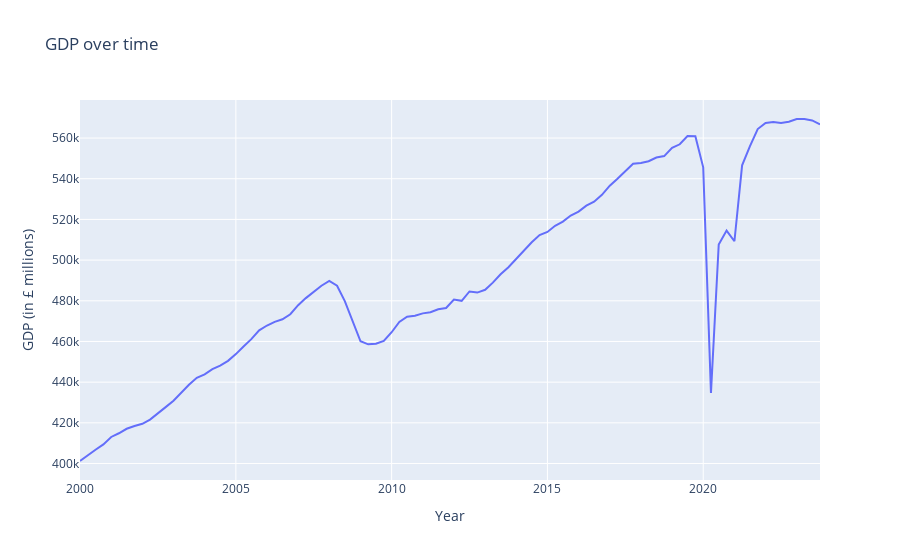

Notebook cell for this chart:
### Markdown cell above
You are interested in using a plotly lineplot to visualise the GDP (£ m) values over time

### Code cell
# df = df.sort_values('Date')
fig = px.line(df, x='Date', y='GDP (£ m)', title= 'GDP over time',labels= {'Date': 'Year', 'GDP (£ m)': 'GDP (in £ millions)'})
#fig.update_traces(line=dict(color='royalblue', width=3), mode='lines+markers')
# fig.update_layout(
#     plot_bgcolor='white',
#     xaxis=dict(showgrid=True, gridcolor='lightgrey'),
#     yaxis=dict(showgrid=True, gridcolor='lightgrey'),
#     font=dict(size=14),
# )
fig.update_traces(hovertemplate='Date: %{x|%Y-%m}<br>GDP: £%{y:,.0f}m')
fig.show()

### Figure 1 — Plotly figure (JSON) as saved in the notebook; plotly's stock layout.template omitted (floating-point values rounded to 4 significant figures; data arrays with more than 128 entries replaced by an {"elided": "..."} marker saying what was removed)
{"data": [{"hovertemplate": "Date: %{x|%Y-%m}<br>GDP: £%{y:,.0f}m", "legendgroup": "", "line": {"color": "#636efa", "dash": "solid"}, "marker": {"symbol": "circle"}, "mode": "lines", "name": "", "orientation": "v", "showlegend": false, "type": "scatter", "x": {"elided": "999 str values"}, "xaxis": "x", "y": {"elided": "999 float values"}, "yaxis": "y"}], "layout": {"legend": {"tracegroupgap": 0}, "title": {"text": "GDP over time"}, "xaxis": {"anchor": "y", "domain": [0, 1], "title": {"text": "Year"}}, "yaxis": {"anchor": "x", "domain": [0, 1], "title": {"text": "GDP (in £ millions)"}}}}
